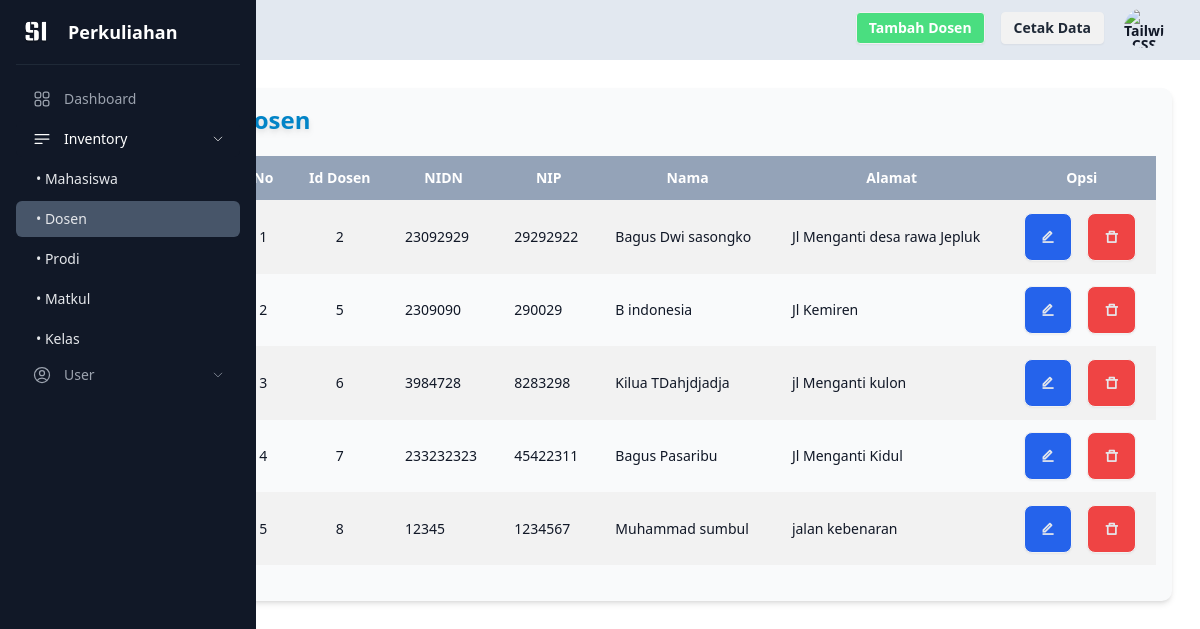
/view/tampil_dosen.php, run on the app's committed database.
### tables this page shows
CREATE TABLE `dosen` (
  `id_dosen` int NOT NULL,
  `nidn` int NOT NULL,
  `nip` int NOT NULL,
  `nama_dsn` varchar(100) NOT NULL,
  `alamat_dsn` varchar(150) NOT NULL
);

### koneksi.php (called while the page is built, shortened)
<?php
class database{
    public $host ="localhost";
    public $username ="root";
    public $password ="";
    public $database ="db_perkuliahan";
    var $koneksi;
    function __construct(){
        $this->koneksi= mysqli_connect($this->host, $this->username, $this->password, $this->database);
    }
    function tampil_data_dosen(){
        $query= mysqli_query($this->koneksi,' SELECT * FROM dosen');
        while($row = mysqli_fetch_array($query)){
            $hasil[]=$row;
        }return $hasil;
    }
}

### view/tampil_dosen.php (the view, shortened to what this page needs)
<?php include('../koneksi.php');?>
<!DOCTYPE html>
<html lang="en" data-theme="light">
<head>
    <script src="https://cdn.tailwindcss.com"></script>
    <link
    href="../output.css"
    rel="stylesheet"/>
    <link
    href="https://cdn.jsdelivr.net/npm/remixicon@4.3.0/fonts/remixicon.css"
    rel="stylesheet"/>
</head>
<body class="font-sans text-gray-900  ">
    <div>
        <div class="bg-slate-200 h-[60px]  ">
            <div class="flex flex-row-reverse items-center pt-1 pr-8 gap-4">
            <div class="dropdown dropdown-end">
      <div tabindex="0" role="button" class="btn btn-ghost btn-circle avatar " onclick="pop()" >
        <div class="w-10 rounded-full ">
          <img
            alt="Tailwind CSS Navbar component"
            src="https://img.daisyui.com/images/stock/photo-1534528741775-53994a69daeb.webp" />
        </div>
      </div>
    </div>
                        <a class="btn btn-sm rounded" href="../print/cetakdata_dsn.php">Cetak Data</a>
                        <a class="btn btn-sm rounded bg-green-400 text-white hover:bg-green-700 " href="../form/tambah_dosen.php">Tambah Dosen</a>
            </div>
        </div>
        <div class="ml-[16%] p-7">
        <div class="bg-gray-50  rounded-[10px] w-full p-4 shadow-md  items-center">
        <h1 class="font-bold text-2xl text-sky-600 drop-shadow-md">Dosen</h1>
            <div class="pt-5 pb-5 flex items-center justify-center w-full overflow-x-auto">
                <table class=" border-white pb-auto w-full table table-zebra">
                    <tr class="bg-slate-400 text-white  text-center ">
                        <th>No</th>
                        <th class="pl-4">Id Dosen  </th>
                        <th>NIDN</th>
                        <th>NIP</th>
                        <th>Nama</th>
                        <th>Alamat</th>
                        <th colspan="2">Opsi</th>
                    </tr>
                    <?php
                        $database = new database();
                        $no=1;
                        $data_dsn = $database->tampil_data_dosen();
                        foreach ($data_dsn as $row) {
                    ?>
                    <tr class="pointer hover:bg-gray-200">
                        <td class="text-center"><?php echo $no++ ?></td>
                        <td class="text-center"><?php echo $row['id_dosen'] ?></td>
                        <td><?php echo $row['nidn'] ?></td>
                        <td><?php echo $row['nip']?></td>
                        <td><?php echo $row['nama_dsn']?></td>
                        <td><?php echo $row['alamat_dsn']?></td>
                        <td><a class="bg-blue-600 text-gray-200 hover:bg-blue-800 btn mr-[-20px]  " href="../form/edit_dosen.php?id=<?php echo $row['id_dosen'];?>&aksi_dsn=edit"><i class="ri-edit-line"></i></a></td>
                        <td><a class="bg-red-500 text-gray-200 hover:bg-red-700 btn hapus" href="../proses/crud_dosen.php?id=<?php echo $row['id_dosen'];?>&aksi_dsn=hapus"><i class="ri-delete-bin-7-line"></i></a></td>
                    </tr>
                    <?php } ?>
                </table>
            </div>
        </div>
        </div>
     </div>
     <div class="fixed left-0 top-0 w-64 h-full bg-gray-900 p-4">
            <a href="#" class="flex items-center pb-4 border-b border-b-gray-800">
            <img src="../si.png" alt="" class="w-10 h-8 rounded object-cover">
            <span class="text-lg font-bold text-white ml-3">Perkuliahan</span>
            </a>
            <ul class="mt-4 sidebar-menu" >
                <li class="mb-1 group">
                    <a href="dashboard.php" class="flex items-center py-2 px-4 text-gray-400 hover:text-gray-100 hover:bg-gray-950 rounded-md group-[.active]:bg-gray-800 group-[.selected]:bg-gray-950 group-[.selected]:text-gray-100 group-[.active]:text-white">
                    <span class="text-sm pl-3">Dashboard</span>
                    </a>
                </li>
                <li class="mb-1 group active transition duration-200" onclick="dropDown1()">
                    <a href="#" class="flex items-center py-2 px-4 text-gray-400 hover:text-gray-100 hover:bg-gray-950 rounded-md group-[.active]:bg-gray-900  group-[.active]:text-white group-[.selected]:bg-gray-950 group-[.selected]:text-gray-100 sidebar-dropdown-toggle ">
                    <svg xmlns="http://www.w3.org/2000/svg" fill="none" viewBox="0 0 24 24" stroke-width="1.5" stroke="currentColor" class="size-5">
  <path stroke-linecap="round" stroke-linejoin="round" d="M3.75 6.75h16.5M3.75 12h16.5m-16.5 5.25H12" />
</svg>
                    <span class="text-sm pl-3">Inventory</span>
                    <svg xmlns="http://www.w3.org/2000/svg" fill="none" viewBox="0 0 24 24" stroke-width="1.5" stroke="currentColor" class="size-3 ml-auto rotate-90" id="arrow1">
  <path stroke-linecap="round" stroke-linejoin="round" d="m8.25 4.5 7.5 7.5-7.5 7.5" />
</svg>
                    </a>
                </li>
                    <div class=" leading-7 text-left text-sm " id="submenu1">
                        <a href="tampil_mahasiswa.php"><h1 class="cursor-pointer p-1 hover:bg-gray-700 rounded-md text-gray-200 pl-5 ">•  Mahasiswa</h1></a>
                        <a href="tampil_dosen.php"><h1 class="cursor-pointer p-1 hover:bg-gray-700 rounded-md mt-1 text-gray-200 pl-5 bg-slate-600">•  Dosen</h1></a>
                        <a href="tampil_prodi.php"><h1 class="cursor-pointer p-1 hover:bg-gray-700 rounded-md mt-1 text-gray-200 pl-5">•  Prodi</h1></a>
                        <a href="tampil_matkul.php"><h1 class="cursor-pointer p-1 hover:bg-gray-700 rounded-md mt-1 text-gray-200 pl-5">•  Matkul</h1></a>
                        <a href="tampil_kelas.php"><h1 class="cursor-pointer p-1 hover:bg-gray-700 rounded-md mt-1 text-gray-200 pl-5">•  Kelas</h1></a>
                    </div>
                <li class="mb-1 group"  onclick="dropDown2()">
                    <a href="#" class="flex items-center py-2 px-4 text-gray-400 hover:text-gray-100 hover:bg-gray-950 rounded-md group-[.active]:bg-gray-800  group-[.active]:text-white  group-[.selected]:bg-gray-950 group-[.selected]:text-gray-100 sidebar-dropdown-toggle">
                    <span class="text-sm pl-3">User</span>
                    <svg xmlns="http://www.w3.org/2000/svg" fill="none" viewBox="0 0 24 24" stroke-width="1.5" stroke="currentColor" class="size-3 ml-auto rotate-90" id="arrow2">
  <path stroke-linecap="round" stroke-linejoin="round" d="m8.25 4.5 7.5 7.5-7.5 7.5" />
</svg>
                    </a>
                </li>
            </ul>
     </div>
</body>
</html>

### data on the page
dosen: id_dosen "2", nidn "23092929", nip "29292922", nama_dsn "Bagus Dwi sasongko", alamat_dsn "Jl Menganti desa rawa Jepluk"
dosen: id_dosen "5", nidn "2309090", nip "290029", nama_dsn "B indonesia", alamat_dsn "Jl Kemiren"
dosen: id_dosen "6", nidn "3984728", nip "8283298", nama_dsn "Kilua TDahjdjadja", alamat_dsn "jl Menganti kulon"
dosen: id_dosen "7", nidn "233232323", nip "45422311", nama_dsn "Bagus Pasaribu", alamat_dsn "Jl Menganti Kidul"
dosen: id_dosen "8", nidn "12345", nip "1234567", nama_dsn "Muhammad sumbul", alamat_dsn "jalan kebenaran"
